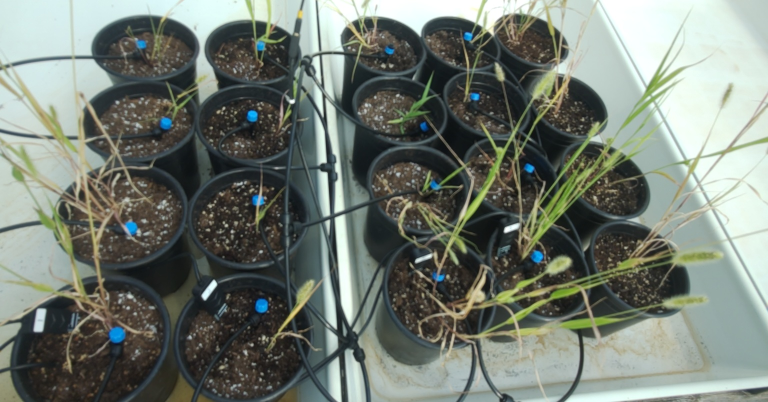
#> input picture tests/samples/20260909_172410_497.jpg, 1536 x 804 px (shown at 1/2 size); its folder holds only this picture in this run
$ python verify_plant_ai.py
#> lines starting #> are read from the running program, lines starting #| are printed output that depends on the picture; after the words box and inside, x2 and y2 are one past the last pixel; in counts of white or black regions, pixels touching at a corner belong together
### gui/modules/plant_ai.py
"""Plant AI health and stress monitoring module using Google Coral USB Edge TPU and multi-spectral vegetative indices."""

from __future__ import annotations
from dataclasses import dataclass
from pathlib import Path
import logging
import time
import cv2
import numpy as np

logger = logging.getLogger("cea_irrigation.plant_ai")

try:
    import ai_edge_litert.interpreter as tflite
except ImportError:
    tflite = None


# =============================================================================
# Constants & LUT
# =============================================================================

def _create_rdylgn_lut() -> np.ndarray:
    """Create 256-entry BGR lookup table for RdYlGn (Red-Yellow-Green) colormap."""
    lut = np.zeros((256, 3), dtype=np.uint8)
    control_points = [
        (0, (0, 0, 200)),      # Red
        (64, (0, 128, 255)),   # Orange
        (128, (0, 230, 230)),  # Yellow
        (192, (0, 200, 100)),  # Yellow-Green
        (255, (0, 180, 0)),    # Green
    ]
    for i in range(len(control_points) - 1):
        idx0, c0 = control_points[i]
        idx1, c1 = control_points[i + 1]
        steps = idx1 - idx0
        for step in range(steps):
            t = step / steps
            lut[idx0 + step] = [
                int(c0[c] * (1.0 - t) + c1[c] * t) for c in range(3)
            ]
    lut[255] = control_points[-1][1]
    return lut


RDYLGN_LUT = _create_rdylgn_lut()

CONF_THRESHOLD = 0.10
IOM_THRESHOLD = 0.50


# =============================================================================
# Helper Functions
# =============================================================================

def _compute_scale(w: int) -> float:
    """Compute font/UI scale factor from frame width."""
    return max(0.35, min(0.58, w / 700.0))


def _build_foliage_masks(
    hsv: np.ndarray,
    thresholds: dict,
) -> tuple[np.ndarray, np.ndarray, np.ndarray]:
    """Build (healthy, yellow, foliage) boolean masks from an HSV image.

    Args:
        hsv: H x W x 3 HSV image (OpenCV convention, H in [0, 180]).
        thresholds: Dict with keys:
            h_healthy_lo, h_healthy_hi  -- inclusive hue range for healthy green
            h_yellow_lo,  h_yellow_hi   -- inclusive hue range for yellow
            s_min, v_min                -- minimum saturation and value
            and optionally s_max, v_max for upper bounds
    """
    h_chan = hsv[..., 0]
    s_chan = hsv[..., 1]
    v_chan = hsv[..., 2]

    s_min = thresholds.get("s_min", 35)
    v_min = thresholds.get("v_min", 35)
    s_max = thresholds.get("s_max", 255)
    v_max = thresholds.get("v_max", 255)

    sv_ok = (s_chan >= s_min) & (s_chan <= s_max) & (v_chan >= v_min) & (v_chan <= v_max)
    healthy_mask = sv_ok & (h_chan >= thresholds["h_healthy_lo"]) & (h_chan <= thresholds["h_healthy_hi"])
    yellow_mask  = sv_ok & (h_chan >= thresholds["h_yellow_lo"])  & (h_chan <  thresholds["h_yellow_hi"])
    foliage_mask = healthy_mask | yellow_mask
    return healthy_mask, yellow_mask, foliage_mask


# [41 lines left out: functions _draw_semitransparent_bg, _status_color, _intersection_over_minimum, not called in this run]


# [6 lines of commented-out code are left out]

_HUE_THRESHOLDS = dict(
    h_healthy_lo=34, h_healthy_hi=59,
    h_yellow_lo=29,  h_yellow_hi=34,
    s_min=70, v_min=35, s_max=245, v_max=205,
)

# =============================================================================
# Public Types
# =============================================================================

@dataclass
class PlantHealthResult:
    """Detection and canopy health analysis result for a plant region."""
    bbox: tuple[int, int, int, int]  # (x, y, w, h) in pixel coordinates
    label: str                       # e.g., "Potted Plant"
    confidence: float                # 0.0 to 1.0
    status: str                      # "HEALTHY", "YELLOWING WARNING"
    healthy_pct: float               # Percentage of green foliage
    chlorosis_pct: float             # Percentage of yellowing foliage
    mean_hue: float                  # Mean Hue value (0-180 in OpenCV)
    color_bgr: tuple[int, int, int]  # Visual status color (BGR)
    canopy_coverage: float           # Percentage of bbox area that is plant foliage
    vi: float = 0.0                  # Hue-based pseudo-NDVI vegetation index (0.0 to 1.0)


# =============================================================================
# Analysis Functions
# =============================================================================

# [10 lines left out: function hue_to_pseudo_ndvi, not called in this run]


def analyze_crop_health(crop: np.ndarray) -> tuple[str, float, float, float, tuple[int, int, int], float]:
    """Analyze plant canopy health using pure Hue (HSV) color space for green and yellowing.

    Brown pixels are ignored -- they do not count toward coverage or health status.

    Returns:
        tuple of (status_text, healthy_pct, yellowing_pct, mean_hue, color_bgr, canopy_coverage)
    """
    if crop is None or crop.size == 0 or crop.shape[0] < 5 or crop.shape[1] < 5:
        return "NO VEGETATION", 0.0, 0.0, 0.0, (128, 128, 128), 0.0

    total_bbox_pixels = crop.shape[0] * crop.shape[1]
    hsv = cv2.cvtColor(crop, cv2.COLOR_BGR2HSV)
    healthy_mask, yellow_mask, foliage_mask = _build_foliage_masks(hsv, _HUE_THRESHOLDS)

    n_plant = int(np.count_nonzero(foliage_mask))
    if n_plant < 30:
        return "NO VEGETATION", 0.0, 0.0, 0.0, (128, 128, 128), 0.0

    n_healthy = int(np.count_nonzero(healthy_mask))
    n_yellow  = int(np.count_nonzero(yellow_mask))
    healthy_pct   = (n_healthy / n_plant) * 100.0
    yellowing_pct = (n_yellow  / n_plant) * 100.0

    mean_hue = float(np.mean(hsv[..., 0][foliage_mask]))
    canopy_coverage = (n_plant / total_bbox_pixels) * 100.0

    if yellowing_pct >= 25.0:
        status = "YELLOWING WARNING"
        color: tuple[int, int, int] = (0, 180, 255)  # Amber
    else:
        status = "HEALTHY"
        color = (30, 210, 30)  # Green

    return status, healthy_pct, yellowing_pct, mean_hue, color, canopy_coverage


# =============================================================================
# PlantAIDetector Class
# =============================================================================

class PlantAIDetector:
    """2-Stage Plant AI detector combining Edge TPU plant localization with canopy stress profiling."""

    def __init__(
        self,
        model_path: Path | str | None = None,
        confidence_threshold: float = CONF_THRESHOLD,
    ) -> None:
        self.confidence_threshold = confidence_threshold
        self.is_available = False
        self.interpreter = None
        self.input_details = None
        self.output_details = None
        self.last_latency_ms = 0.0

        base_dir = Path(__file__).resolve().parent.parent
        yolo_model = base_dir / "models" / "yolo26n_exp2.tflite"
        self.model_path = Path(model_path) if model_path else yolo_model
        self._init_edgetpu()

    def _init_edgetpu(self) -> bool:
        """Attempt to initialize LiteRT with libedgetpu.so.1 delegate."""
        if tflite is None or not self.model_path.is_file():
            self.is_available = False
            logger.warning("Plant AI inactive", extra={"event": "plant_ai.unavailable", "context": {
                "reason": "runtime_missing" if tflite is None else "model_missing", "model_path": self.model_path,
            }})
            return False

        try:
            delegate = tflite.load_delegate("libedgetpu.so.1")
            self.interpreter = tflite.Interpreter(
                model_path=str(self.model_path),
                experimental_delegates=[delegate],
            )
            self.interpreter.allocate_tensors()
            self.input_details = self.interpreter.get_input_details()
            self.output_details = self.interpreter.get_output_details()
            self.is_available = True
            logger.info("Coral Edge TPU initialized", extra={"event": "plant_ai.started", "context": {"model_path": self.model_path}})
            return True
        except Exception:
            self.is_available = False
            self.interpreter = None
            logger.warning("Coral Edge TPU unavailable; plant AI inactive", exc_info=True,
                           extra={"event": "plant_ai.init_failed", "context": {"model_path": self.model_path}})
            return False

    def detect_and_analyze(self, frame: np.ndarray, min_score: float | None = None) -> tuple[list[PlantHealthResult], float]:
        """Execute Stage 1 Edge TPU localization (YOLO) and Stage 2 canopy stress profiling.

        Returns:
            tuple of (results_list, latency_ms)
        """
        if frame is None or frame.size == 0:
            return [], 0.0

        threshold = min_score if min_score is not None else self.confidence_threshold
        h, w = frame.shape[:2]
        results: list[PlantHealthResult] = []
        latency_ms = 0.0

        if self.is_available and self.interpreter is not None:
            try:
                start_time = time.perf_counter()

                in_det = self.input_details[0]
                target_h, target_w = in_det["shape"][1], in_det["shape"][2]

                # Convert BGR -> RGB and resize
                rgb = cv2.cvtColor(frame, cv2.COLOR_BGR2RGB)
                resized = cv2.resize(rgb, (target_w, target_h))

                # Handle INT8 / UINT8 / FLOAT32 input quantization
                if in_det["dtype"] == np.int8:
                    scale, zp = in_det["quantization"]
                    input_tensor = ((resized / 255.0) / scale + zp).astype(np.int8)
                elif in_det["dtype"] == np.uint8:
                    scale, zp = in_det["quantization"]
                    input_tensor = ((resized / 255.0) / scale + zp).astype(np.uint8) if scale > 0 else resized.astype(np.uint8)
                else:
                    input_tensor = (resized / 255.0).astype(np.float32)

                self.interpreter.set_tensor(in_det["index"], np.expand_dims(input_tensor, axis=0))
                self.interpreter.invoke()
                latency_ms = (time.perf_counter() - start_time) * 1000.0
                self.last_latency_ms = latency_ms

                candidate_boxes: list[tuple[int, int, int, int]] = []
                candidate_scores: list[float] = []

                # YOLO architecture (single output tensor [1, 5, 8400] or [1, num_anchors, channels])
                if len(self.output_details) >= 1:
                    out_det = self.output_details[0]
                    raw_out = self.interpreter.get_tensor(out_det["index"])[0]
                    out_scale, out_zp = out_det["quantization"]
                    out_float = (raw_out.astype(np.float32) - out_zp) * out_scale if out_scale > 0 else raw_out.astype(np.float32)

                    if out_float.shape[0] < out_float.shape[1]:
                        out_float = out_float.T  # Transpose [5, 8400] -> [8400, 5]

                    cx, cy = out_float[:, 0], out_float[:, 1]
                    bw_norm, bh_norm = out_float[:, 2], out_float[:, 3]
                    scores = out_float[:, 4] if out_float.shape[1] == 5 else np.max(out_float[:, 4:], axis=1)
                    class_ids = np.argmax(out_float[:, 4:], axis=1) if out_float.shape[1] > 5 else None

                    mask = scores >= threshold
                    cx, cy, bw_norm, bh_norm, scores = cx[mask], cy[mask], bw_norm[mask], bh_norm[mask], scores[mask]
                    if class_ids is not None:
                        class_ids = class_ids[mask]

                    boxes_for_nms = [
                        [int((c_x - b_w / 2.0) * w), int((c_y - b_h / 2.0) * h), int(b_w * w), int(b_h * h)]
                        for c_x, c_y, b_w, b_h in zip(cx, cy, bw_norm, bh_norm)
                    ]

                    indices = cv2.dnn.NMSBoxes(boxes_for_nms, scores.tolist(), threshold, 0.45)
                    if len(indices) > 0:
                        # Normal IoU NMS misses small boxes nested inside larger boxes:
                        # their IoU can be low even when they depict the same plant.
                        # Apply IoM only to NMS survivors, keeping the best score first.
                        kept_indices: list[int] = []
                        for idx in sorted(indices.flatten(), key=lambda i: float(scores[i]), reverse=True):
                            if any(
                                (class_ids is None or class_ids[idx] == class_ids[kept])
                                and _intersection_over_minimum(boxes_for_nms[idx], boxes_for_nms[kept]) > IOM_THRESHOLD
                                for kept in kept_indices
                            ):
                                continue
                            kept_indices.append(idx)

                        for idx in kept_indices:
                            candidate_boxes.append(tuple(boxes_for_nms[idx]))
                            candidate_scores.append(float(scores[idx]))

                # Stage 2: Canopy stress profiling on all candidate plant regions
                for (bx, by, bw, bh), score in zip(candidate_boxes, candidate_scores):
                    bx_c = max(0, min(w - 1, bx))
                    by_c = max(0, min(h - 1, by))
                    bw_c = max(5, min(w - bx_c, bw))
                    bh_c = max(5, min(h - by_c, bh))

                    crop = frame[by_c : by_c + bh_c, bx_c : bx_c + bw_c]
                    status, healthy_pct, chlorosis_pct, mean_hue, color_bgr, canopy_coverage = analyze_crop_health(crop)

                    if status == "NO VEGETATION":
                        continue

                    results.append(
                        PlantHealthResult(
                            bbox=(bx_c, by_c, bw_c, bh_c),
                            label="Plant",
                            confidence=score,
                            status=status,
                            healthy_pct=healthy_pct,
                            chlorosis_pct=chlorosis_pct,
                            mean_hue=mean_hue,
                            color_bgr=color_bgr,
                            canopy_coverage=canopy_coverage,
                            vi=hue_to_pseudo_ndvi(mean_hue),
                        )
                    )
            except Exception:
                logger.exception("Edge TPU inference failed", extra={"event": "plant_ai.inference_failed", "rate_limit": True})

        # When TPU is disconnected or no plants detected, returns empty results
        return results, latency_ms

    # [132 lines left out: functions draw_overlay, draw_full_frame_heatmap, _draw_heatmap_legend, _draw_hud, not called in this run]

### scripts/verify_plant_ai.py
"""Verification and benchmarking script for Plant AI health and stress pipeline on Coral TPU."""

from pathlib import Path
import sys
import time
import cv2

BASE_DIR = Path(__file__).resolve().parent.parent
if str(BASE_DIR) not in sys.path:
    sys.path.insert(0, str(BASE_DIR))

from gui.modules.plant_ai import PlantAIDetector, PlantHealthResult, analyze_crop_health, hue_to_pseudo_ndvi

SAMPLE_DIR = BASE_DIR / "tests" / "samples"


def verify_pipeline():
    print("=" * 70)
    print("  CEA GREENHOUSE PLANT AI & STRESS VISION EVALUATION (REAL DATASET)")
    print("=" * 70)

    samples = sorted(list(SAMPLE_DIR.glob("*.jpg")))
    print(f"Found {len(samples)} real plant test sample(s) in {SAMPLE_DIR}:\n")

    # 2. Initialize PlantAIDetector
    detector = PlantAIDetector()
    print(f"Coral Edge TPU Available: {detector.is_available}")
    print(f"Model: {detector.model_path.name}")
    print("-" * 70)

    output_dir = BASE_DIR / "Data" / "plant_ai_outputs"
    output_dir.mkdir(parents=True, exist_ok=True)

    total_images = 0
    total_detections = 0
    latencies = []

    for img_path in samples:
        img = cv2.imread(str(img_path))
#> img is the input picture: shape (804, 1536, 3); mean B, G, R 114.4, 123.2, 115.2
        if img is None:
            print(f"[Error] Failed to read {img_path.name}")
            continue

        total_images += 1
        h, w = img.shape[:2]

        # Warmup and benchmark
        t0 = time.perf_counter()
        results, latency = detector.detect_and_analyze(img)
#> results = []; latency = 0
        dt = (time.perf_counter() - t0) * 1000.0
        latencies.append(latency if detector.is_available else dt)

        # If TPU is inactive or no SSD object detected, evaluate crop directly for testing
        eval_results = results
#> eval_results = []
        if not eval_results:
            status, healthy_pct, yellowing_pct, browning_pct, mean_hue, color, cov = analyze_crop_health(img)
#> in _build_foliage_masks, `h_chan = hsv[..., 0]`:
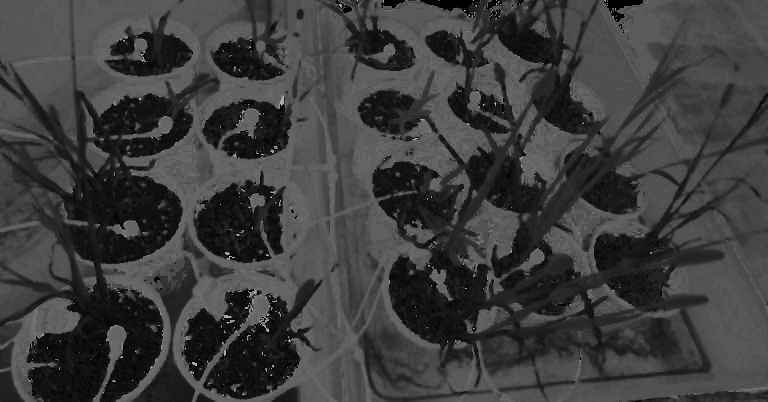
#> h_chan: shape (804, 1536) (shown at 1/2 size); min 0, max 179, mean 60.7
#> in _build_foliage_masks, `s_chan = hsv[..., 1]`:
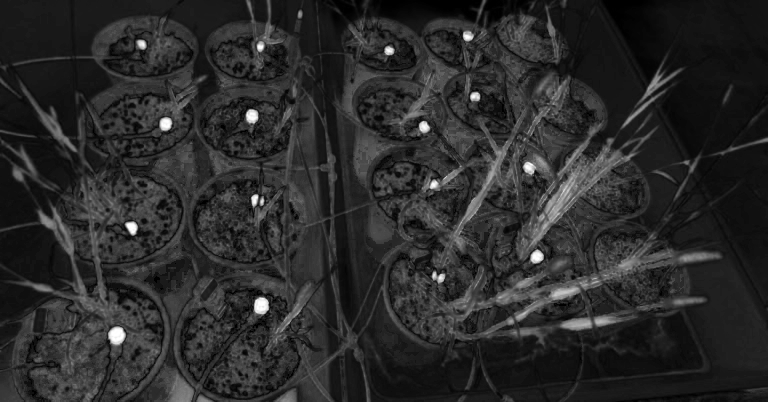
#> s_chan: shape (804, 1536) (shown at 1/2 size); min 0, max 255, mean 42.4
#> in _build_foliage_masks, `v_chan = hsv[..., 2]`:
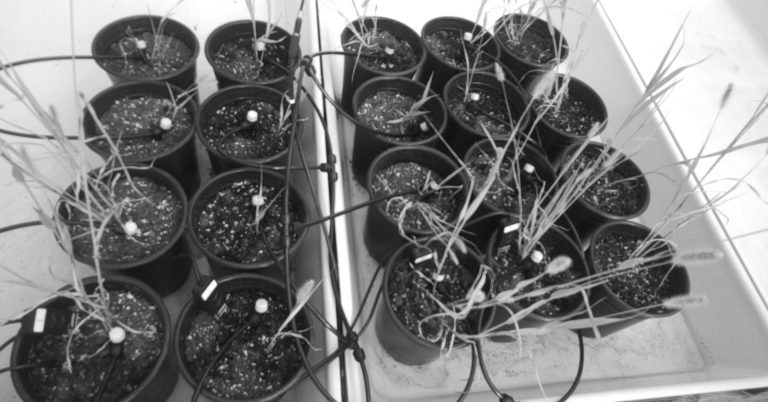
#> v_chan: shape (804, 1536) (shown at 1/2 size); min 14, max 255, mean 125.4
#> in _build_foliage_masks, `sv_ok = (s_chan >= s_min) & (s_chan <= s_max) & (v_chan >= v_min) & (v..`:
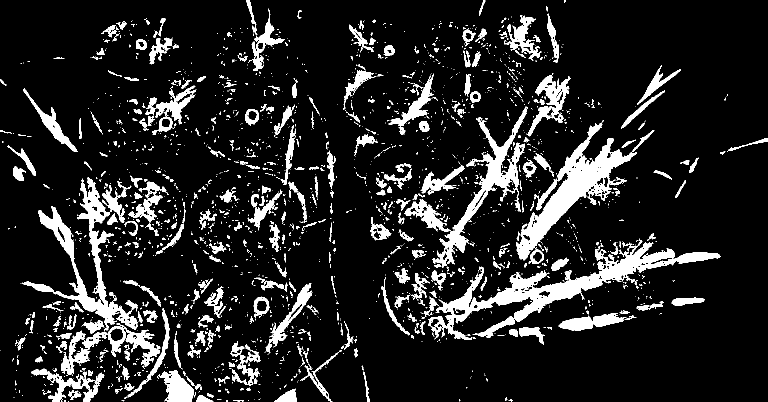
#> sv_ok: shape (804, 1536) bool (shown at 1/2 size); 12.8% white; 2351 white regions (1916 under 20 px), largest, box (x1, y1, x2, y2) and area: (856, 477, 1441, 680) 20504, (1032, 241, 1274, 521) 14724, (43, 355, 276, 662) 12165
#> in _build_foliage_masks, `healthy_mask = sv_ok & (h_chan >= thresholds["h_healthy_lo"]) & (h_cha..`:
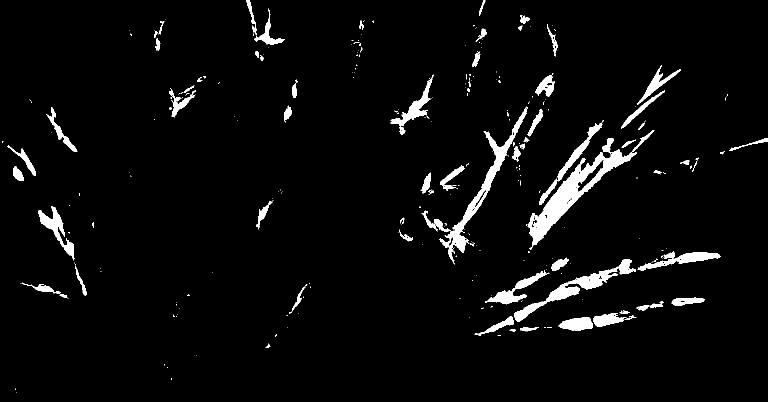
#> healthy_mask: shape (804, 1536) bool (shown at 1/2 size); 4% white; 298 white regions (222 under 20 px), largest, box (x1, y1, x2, y2) and area: (1055, 276, 1274, 499) 9058, (879, 213, 1054, 525) 5405, (1028, 518, 1272, 644) 4602
#> (the rest of the program and of its run is left out)
